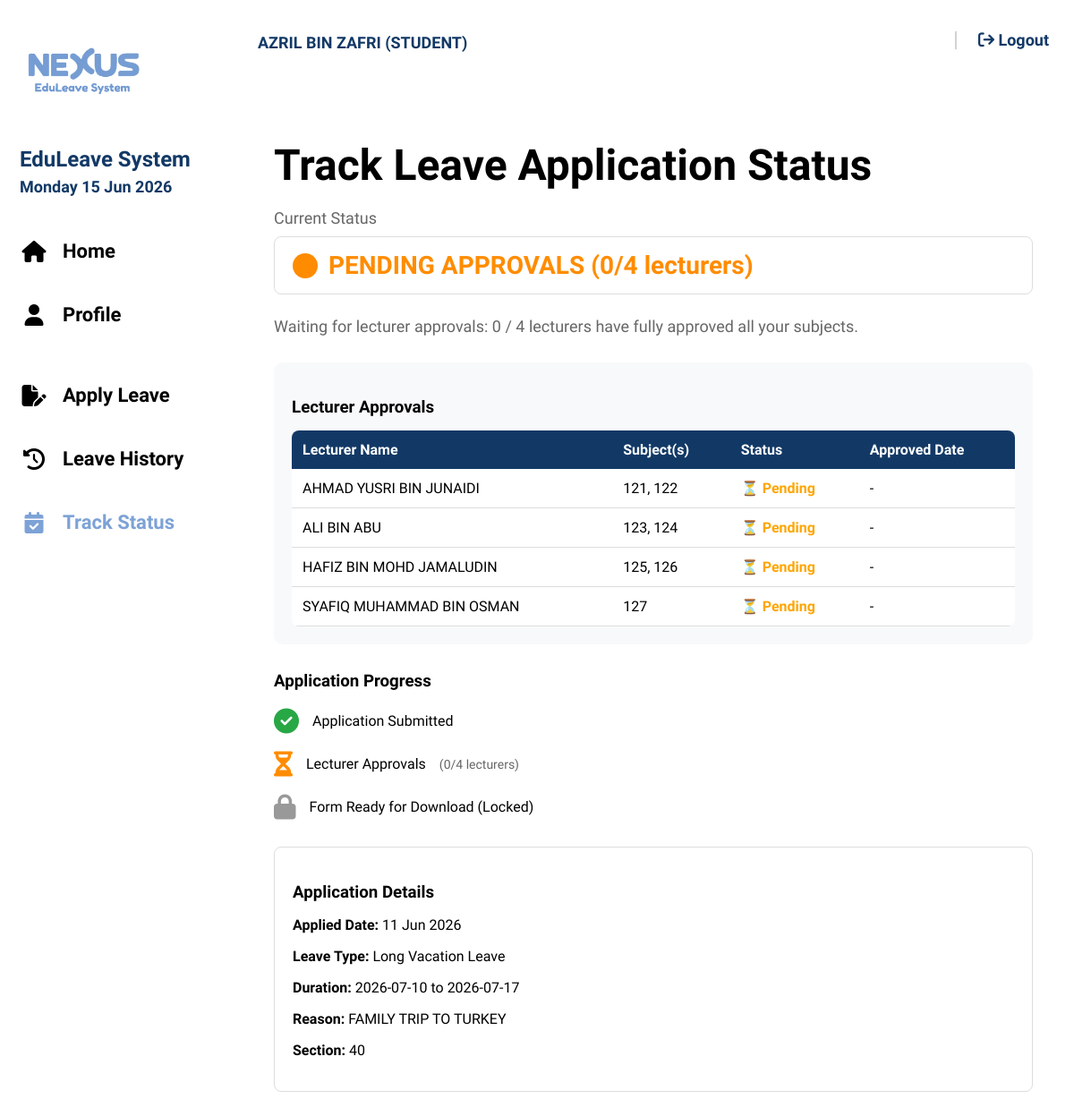
Screenshot of /track_status.php (signed in) with the database file from the repository.
### tables this page shows
CREATE TABLE `leave_applications` (
  `id` int(11) NOT NULL,
  `student_id` int(11) NOT NULL,
  `leave_type` varchar(50) NOT NULL,
  `start_date` date NOT NULL,
  `end_date` date NOT NULL,
  `duration` varchar(50) NOT NULL,
  `reason` text NOT NULL,
  `student_section` varchar(10) DEFAULT NULL,
  `mc_file` varchar(255) DEFAULT NULL,
  `status` varchar(20) DEFAULT 'Pending',
  `form_token` varchar(100) DEFAULT NULL,
  `form_generated_at` datetime DEFAULT NULL,
  `rejection_reason` text DEFAULT NULL,
  `created_at` timestamp NOT NULL DEFAULT current_timestamp(),
  `evidence_file` varchar(255) DEFAULT NULL,
  `selected_lecturers` text DEFAULT NULL,
  `student_statement` text DEFAULT NULL,
  `student_signature` varchar(255) DEFAULT NULL,
  `course` varchar(255) DEFAULT NULL,
  `phone_number` varchar(50) DEFAULT NULL,
  `subject_name` varchar(255) DEFAULT NULL
);

### track_status.php (the view, shortened to what this page needs)
<?php
include 'db_config.php';
$user = $_SESSION['user'];
$student_id = $user['id'];
$sql = "SELECT * FROM leave_applications WHERE student_id='$student_id' ORDER BY created_at DESC LIMIT 1";
$result = mysqli_query($conn, $sql);
$leave = mysqli_fetch_assoc($result);
?>
<!DOCTYPE html>
<html lang="en">
<head>
    <link rel="stylesheet" href="style.css">
    <link rel="stylesheet" href="https://cdnjs.cloudflare.com/ajax/libs/font-awesome/6.5.1/css/all.min.css">
</head>
<body class="dashboard-page">
<div class="sidebar">
    <img src="images/logo.png" class="sidebar-logo">
    <div class="sidebar-title">EduLeave System</div>
    <div class="sidebar-date"><?php echo date("l d M Y"); ?></div>
    <nav class="nav-menu">
        <a href="dashboard_student.php" class="nav-link"><i class="fa-solid fa-house nav-fa"></i> Home</a>
        <a href="profile_student.php" class="nav-link"><i class="fa-solid fa-user nav-fa"></i> Profile</a>
        <br>
        <a href="apply_leave.php" class="nav-link"><i class="fa-solid fa-file-pen nav-fa"></i> Apply Leave</a>
        <a href="leave_history.php" class="nav-link"><i class="fa-solid fa-clock-rotate-left nav-fa"></i> Leave History</a>
        <a href="track_status.php" class="nav-link active"><i class="fa-solid fa-calendar-check nav-fa"></i> Track Status</a>
    </nav>
</div>
<div class="dashboard-main">
    <div class="topbar">
        <div class="topbar-name"><?php echo strtoupper($user['full_name']); ?> (STUDENT)</div>
        <div class="topbar-right">
            <span style="color:#ccc; font-size:24px;">|</span>
            <a href="logout.php" class="logout-link"><i class="fa-solid fa-arrow-right-from-bracket"></i> Logout</a>
        </div>
    </div>
    <div class="dashboard-content">
        <div class="dashboard-card">
            <h1 style="font-size:48px; margin-bottom:20px;">Track Leave Application Status</h1>
            <?php if($leave) {
                $status = $leave['status'];
                if($status == "Cancelled"):
            ?>
                <div class="cancelled-box">
                    <i class="fa-solid fa-circle-info" style="font-size:48px; color:#888; margin-bottom:15px;"></i>
                    <h2 style="color:#888; margin-bottom:10px;">You have cancelled your latest leave application</h2>
                    <p style="font-size:16px; color:#666;">Your leave request has been cancelled and no longer requires approval.</p>
                    <a href="apply_leave.php" class="apply-again-btn"><i class="fa-regular fa-file-lines"></i> Apply Leave Now</a>
                </div>
                <div style="margin-top:30px; border:1px solid #ddd; border-radius:8px; padding:20px; background:white;">
                    <h3 style="margin-bottom:15px;">Cancelled Application Details</h3>
                    <p><strong>Applied Date:</strong> <?php echo date("d M Y", strtotime($leave['created_at'])); ?></p>
                    <p><strong>Leave Type:</strong> <?php echo $leave['leave_type']; ?> Leave</p>
                    <p><strong>Duration:</strong> <?php echo $leave['start_date'] . ' to ' . $leave['end_date']; ?></p>
                    <p><strong>Reason:</strong> <?php echo nl2br(htmlspecialchars($leave['reason'])); ?></p>
                    <p><strong>Status:</strong> <span style="color:#888; font-weight:bold;">Cancelled</span></p>
                </div>
            <?php else:
                $approvalQuery = mysqli_query($conn, "
                    SELECT
                        ls.lecturer_id,
                        u.full_name as lecturer_name,
                        GROUP_CONCAT(DISTINCT ls.subject ORDER BY ls.subject SEPARATOR ', ') as subjects,
                        CASE
                            WHEN SUM(CASE WHEN ls.status = 'Approved' THEN 1 ELSE 0 END) = COUNT(*) THEN 'Approved'
                            WHEN SUM(CASE WHEN ls.status = 'Rejected' THEN 1 ELSE 0 END) > 0 THEN 'Rejected'
                            ELSE 'Pending'
                        END as lecturer_status,
                        MAX(ls.signed_at) as signed_at
                    FROM lecturer_signatures ls
                    JOIN users u ON ls.lecturer_id = u.id
                    WHERE ls.leave_id = '{$leave['id']}'
                    GROUP BY ls.lecturer_id, u.full_name
                    ORDER BY u.full_name
                ");
                $approvals = [];
                $totalApprovals = 0;
                $approvedCount = 0;
                while($app = mysqli_fetch_assoc($approvalQuery)) {
                    $approvals[] = $app;
                    $totalApprovals++;
                }
            ?>
            <p style="font-size:18px; color:#666; margin-bottom:10px;">Current Status</p>
            <div style="border:1px solid #ddd; border-radius:8px; padding:15px 20px; margin-bottom:25px; display:flex; align-items:center; gap:12px; font-size:28px; font-weight:600;">
                <?php if($status == "Pending" || $status == "Pending_Approvals"): ?>
                    <div style="width:28px; height:28px; border-radius:50%; background:#ff8c00;"></div>
                    <span style="color:#ff8c00;">PENDING APPROVALS (<?php echo $approvedCount; ?>/<?php echo $totalApprovals; ?> lecturers)</span>
                <?php elseif($status == "Approved"): ?>
                    <div style="width:28px; height:28px; border-radius:50%; background:#39c339;"></div>
                    <span style="color:green;">APPROVED</span>
                <?php elseif($status == "Rejected"): ?>
                    <div style="width:28px; height:28px; border-radius:50%; background:red;"></div>
                    <span style="color:red;">REJECTED</span>
                <?php endif; ?>
            </div>
            <p style="font-size:18px; color:#666; margin-bottom:30px;">
                <?php
                if($status == "Pending" || $status == "Pending_Approvals") {
                    echo "Waiting for lecturer approvals: $approvedCount / $totalApprovals lecturers have fully approved all your subjects.";
                }
                elseif($status == "Approved") {
                    echo "Your leave application has been approved by all lecturers.";
                }
                else {
                    echo "Your leave application has been rejected.";
                }
                ?>
            </p>
            <?php if($totalApprovals > 0): ?>
                <div style="margin-top:20px; margin-bottom:25px; background:#f8f9fa; border-radius:10px; padding:20px;">
                    <h3 style="margin-bottom:15px;">Lecturer Approvals</h3>
                    <table class="progress-table">
                        <thead>
                            <tr>
                                <th>Lecturer Name</th>
                                <th>Subject(s)</th>
                                <th>Status</th>
                                <th>Approved Date</th>
                            </tr>
                        </thead>
                        <tbody>
                            <?php foreach($approvals as $app): ?>
                                <tr>
                                    <td><?php echo htmlspecialchars($app['lecturer_name']); ?></td>
                                    <td><?php echo htmlspecialchars($app['subjects']); ?></td>
                                    <td>
                                        <?php if($app['lecturer_status'] == 'Approved'): ?>
                                            <span style="color:green; font-weight:bold;">✓ Approved</span>
                                        <?php elseif($app['lecturer_status'] == 'Rejected'): ?>
                                            <span style="color:red; font-weight:bold;">✗ Rejected</span>
                                        <?php else: ?>
                                            <span style="color:orange; font-weight:bold;">⏳ Pending</span>
                                        <?php endif; ?>
                                    </td>
                                    <td><?php echo $app['signed_at'] ? date("d M Y H:i", strtotime($app['signed_at'])) : '-'; ?></td>
                                </tr>
                            <?php endforeach; ?>
                        </tbody>
                    </table>
                </div>
            <?php endif; ?>
            <div style="margin-top:30px;">
                <h3>Application Progress</h3>
                <div style="display:flex; flex-direction:column; gap:20px; margin-top:20px;">
                    <div style="display:flex; align-items:center; gap:15px;">
                        <i class="fa-solid fa-circle-check" style="font-size:28px; color:#28a745;"></i>
                        <span style="font-size:16px;">Application Submitted</span>
                    </div>
                    <div style="display:flex; align-items:center; gap:15px;">
                        <?php if($approvedCount == $totalApprovals && $totalApprovals > 0): ?>
                            <i class="fa-solid fa-circle-check" style="font-size:28px; color:#28a745;"></i>
                        <?php else: ?>
                            <i class="fa-solid fa-hourglass-half" style="font-size:28px; color:#ff8c00;"></i>
                        <?php endif; ?>
                        <span style="font-size:16px;">Lecturer Approvals</span>
                        <span style="font-size:14px; color:#666;">(<?php echo $approvedCount; ?>/<?php echo $totalApprovals; ?> lecturers)</span>
                    </div>
                    <?php if($leave['leave_type'] == 'Long Vacation'): ?>
                    <div style="display:flex; align-items:center; gap:15px;">
                        <?php if($status == "Approved"): ?>
                            <i class="fa-solid fa-circle-check" style="font-size:28px; color:#28a745;"></i>
                            <span style="font-size:16px;">Form Ready for Download</span>
                        <?php else: ?>
                            <i class="fa-solid fa-lock" style="font-size:28px; color:#999;"></i>
                            <span style="font-size:16px;">Form Ready for Download (Locked)</span>
                        <?php endif; ?>
                    </div>
                    <?php endif; ?>
                </div>
            </div>
            <div style="margin-top:30px; border:1px solid #ddd; border-radius:8px; padding:20px; background:white;">
                <h3 style="margin-bottom:15px;">Application Details</h3>
                <p><strong>Applied Date:</strong> <?php echo date("d M Y", strtotime($leave['created_at'])); ?></p>
                <p><strong>Leave Type:</strong> <?php echo $leave['leave_type']; ?> Leave</p>
                <p><strong>Duration:</strong> <?php echo $leave['start_date'] . ' to ' . $leave['end_date']; ?></p>
                <p><strong>Reason:</strong> <?php echo nl2br(htmlspecialchars($leave['reason'])); ?></p>
                <?php if(!empty($leave['student_section'])): ?>
                    <p><strong>Section:</strong> <?php echo htmlspecialchars($leave['student_section']); ?></p>
                <?php endif; ?>
            </div>
            <?php endif;  ?>
            <?php } ?>
        </div>
    </div>
</div>
</body>
</html>

### style.css (style rules this page uses)
* { box-sizing: border-box; }
body { margin: 0; min-height: 100vh; font-family: 'Baloo 2', cursive; background: url("images/background.jpg") center/cover no-repeat fixed; }
.dashboard-page { margin: 0; display: flex; height: 100vh; }
.sidebar { width: 260px; background: white; padding: 18px 22px; display: flex; flex-direction: column; height: 100vh; overflow-y: auto; flex-shrink: 0; }
.sidebar-logo { width: 140px; margin-bottom: 8px; }
.sidebar-title { font-size: 24px; font-weight: 800; color: #123966; line-height: 1; }
.sidebar-date { font-size: 18px; font-weight: 700; color: #123966; margin-top: 8px; margin-bottom: 35px; }
.nav-link { display: flex; align-items: center; gap: 18px; text-decoration: none; color: black; font-size: 20px; font-weight: 800; margin-bottom: 18px; }
.nav-link.active { color: #7ea6dc; }
.nav-fa { width: 30px; text-align: center; font-size: 28px; }
.dashboard-main { flex: 1; display: flex; flex-direction: column; }
.topbar { height: 88px; background: white; display: flex; align-items: center; justify-content: space-between; padding: 0 28px; flex-shrink: 0; }
.topbar-name { color: #123966; font-size: 18px; font-weight: 800; }
.topbar-right { display: flex; align-items: center; gap: 22px; }
.logout-link { color: #123966; text-decoration: none; font-size: 18px; font-weight: 700; }
.dashboard-content { padding: 22px 28px; overflow: hidden; }
.dashboard-card { background: rgba(255,255,255,0.92); border-radius: 10px; padding: 18px; height: calc(100vh - 120px); overflow: hidden; }
.topbar-name { color: #123966; font-size: 18px; font-weight: 800; line-height: 1.2; padding-top: 8px; }
.dashboard-content { padding: 18px 28px; overflow-y: auto; }
.dashboard-card { height: auto; min-height: calc(100vh - 130px); overflow: visible; }
.nav-menu { display:flex; flex-direction:column; }
.nav-link { display:flex; align-items:center; gap:16px; padding:14px 0; text-decoration:none; color:black; font-size:22px; font-weight:700; }
.nav-link.active { color:#7da2d6; }
.nav-fa { width:28px; text-align:center; }
.nav-link.active { color: #7da2d6; font-weight: 700; }
.nav-link.active .nav-fa { color: #7da2d6; }
.nav-menu { display: flex; flex-direction: column; }
.nav-link { display: flex; align-items: center; gap: 16px; padding: 14px 0; text-decoration: none; color: black; font-size: 22px; font-weight: 700; }
.nav-link.active { color: #7da2d6; }
.nav-fa { width: 32px; text-align: center; font-size: 24px; }

### track_status.php (style rules this page uses)
.progress-table { width: 100%; border-collapse: collapse; background: white; border-radius: 8px; overflow: hidden; }
.progress-table th { background: #123966; color: white; padding: 12px; text-align: left; }
.progress-table td { padding: 12px; border-bottom: 1px solid #ddd; }

### rows the page displays
leave_applications: status "0", created_at "11 Jun 2026", leave_type "Long Vacation", start_date "2026-07-10", end_date "2026-07-17", reason "FAMILY TRIP TO TURKEY", student_section "40"

### other values shown
$user['full_name'] "AZRIL BIN ZAFRI"
$totalApprovals "4"
$app['lecturer_name'] "AHMAD YUSRI BIN JUNAIDI"
$app['subjects'] "121, 122"
$app['lecturer_name'] "ALI BIN ABU"
$app['subjects'] "123, 124"
$app['lecturer_name'] "HAFIZ BIN MOHD JAMALUDIN"
$app['subjects'] "125, 126"
$app['lecturer_name'] "SYAFIQ MUHAMMAD BIN OSMAN"
$app['subjects'] "127"
